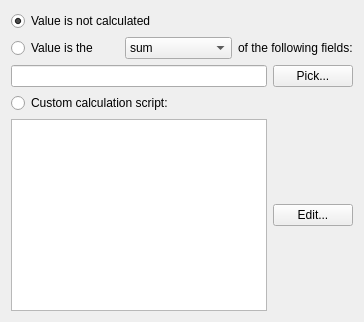
            <widget class="QWidget" name="tabCalculate">
             <attribute name="title">
              <string>Calculate</string>
             </attribute>
             <layout class="QVBoxLayout" name="verticalLayout_36">
              <item>
               <widget class="QRadioButton" name="NoCalc">
                <property name="text">
                 <string>Value is not calculated</string>
                </property>
                <property name="checked">
                 <bool>true</bool>
                </property>
               </widget>
              </item>
              <item>
               <layout class="QHBoxLayout" name="horizontalLayout_20">
                <item>
                 <widget class="QRadioButton" name="SimpleCalc">
                  <property name="text">
                   <string>Value is the</string>
                  </property>
                 </widget>
                </item>
                <item>
                 <widget class="QComboBox" name="CalcArt">
                  <item>
                   <property name="text">
                    <string>sum</string>
                   </property>
                  </item>
                  <item>
                   <property name="text">
                    <string>product</string>
                   </property>
                  </item>
                  <item>
                   <property name="text">
                    <string>average</string>
                   </property>
                  </item>
                  <item>
                   <property name="text">
                    <string>minimum</string>
                   </property>
                  </item>
                  <item>
                   <property name="text">
                    <string>maximum</string>
                   </property>
                  </item>
                 </widget>
                </item>
                <item>
                 <widget class="QLabel" name="label_28">
                  <property name="text">
                   <string>of the following fields:</string>
                  </property>
                 </widget>
                </item>
               </layout>
              </item>
              <item>
               <layout class="QHBoxLayout" name="horizontalLayout_21">
                <item>
                 <widget class="QLineEdit" name="CalcFields"/>
                </item>
                <item>
                 <widget class="QPushButton" name="SeField">
                  <property name="text">
                   <string>Pick...</string>
                  </property>
                 </widget>
                </item>
               </layout>
              </item>
              <item>
               <widget class="QRadioButton" name="CustomCalc">
                <property name="text">
                 <string>Custom calculation script:</string>
                </property>
               </widget>
              </item>
              <item>
               <layout class="QHBoxLayout" name="horizontalLayout_22">
                <item>
                 <widget class="QTextEdit" name="CalcScript">
                  <property name="minimumSize">
                   <size>
                    <width>0</width>
                    <height>50</height>
                   </size>
                  </property>
                  <property name="focusPolicy">
                   <enum>Qt::NoFocus</enum>
                  </property>
                  <property name="autoFillBackground">
                   <bool>true</bool>
                  </property>
                  <property name="readOnly">
                   <bool>true</bool>
                  </property>
                 </widget>
                </item>
                <item>
                 <widget class="QPushButton" name="EditCalc">
                  <property name="text">
                   <string>Edit...</string>
                  </property>
                 </widget>
                </item>
               </layout>
              </item>
             </layout>
            </widget>
